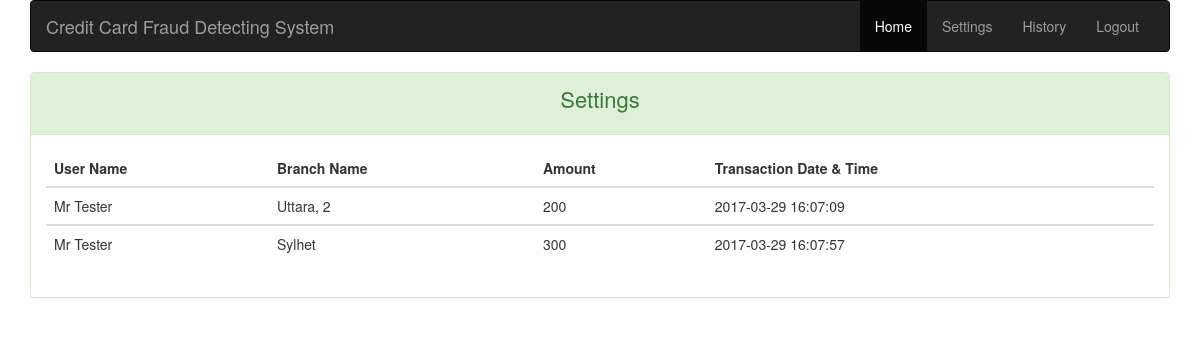
/history.php (signed in), run on an earlier commit of the app's database.
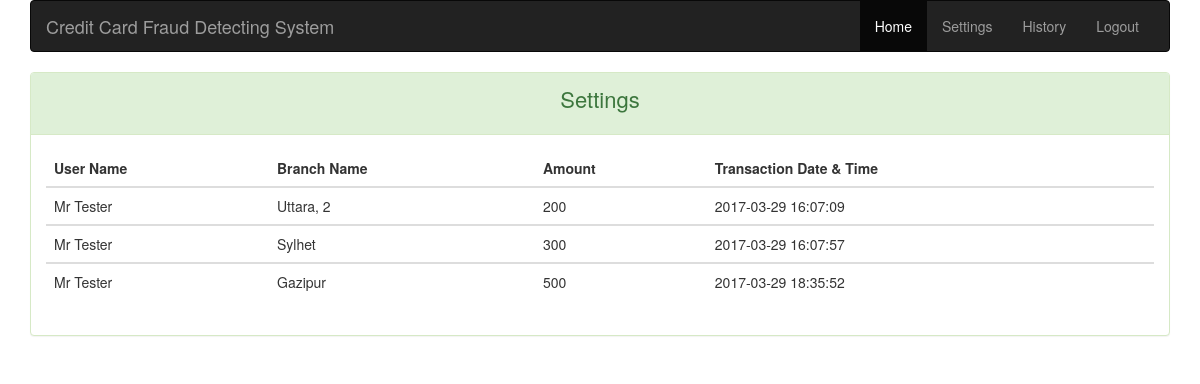
And on a later commit of the database.
### tables this page shows
CREATE TABLE `transaction` (
  `id` int(5) NOT NULL,
  `account_id` int(5) NOT NULL,
  `branch_id` int(5) NOT NULL,
  `amount` int(5) NOT NULL,
  `created_at` timestamp NOT NULL DEFAULT CURRENT_TIMESTAMP
);

CREATE TABLE `users` (
  `id` int(5) NOT NULL,
  `name` varchar(32) NOT NULL,
  `email` varchar(32) NOT NULL,
  `password` varchar(32) NOT NULL,
  `status` int(1) NOT NULL
);

CREATE TABLE `branch` (
  `id` int(5) NOT NULL,
  `name` varchar(32) NOT NULL,
  `location` varchar(64) NOT NULL
);

### history.php (the view, shortened to what this page needs)
<?php
    include 'helper/config.php';
?>
<!DOCTYPE html>
<html>
<head>
	<link rel="stylesheet" type="text/css" href="assets/BS/css/bootstrap.min.css">
	<link rel="stylesheet" type="text/css" href="assets/css/styles.css">
</head>
<body class="container">
    <div class="row">
        <div class="col-sm-12 col-md-12">
            <div class="panel panel-success">
                <div class="panel-heading">
                    <p class="text-22px text-center">Settings</p>
                </div>
                <div class="panel-body">
                    <table class="table">
                        <?php
                            $sql = "SELECT transaction.account_id, transaction.amount, transaction.branch_id, created_at, account.id, account.user_id, users.id, users.name AS user_name, branch.id, branch.name AS branch_name FROM transaction, account, users, branch WHERE transaction.account_id=account.id AND account.user_id=users.id AND branch.id=transaction.branch_id";
                            $transaction_data = $conn->query($sql);
                            echo '
                                <thead>
                                    <tr>
                                        <th>User Name</th>
                                        <th>Branch Name</th>
                                        <th>Amount</th>
                                        <th>Transaction Date & Time</th>
                                    </tr>
                                </thead>
                            ';
                            if($transaction_data->num_rows > 0) {
                                while($row = $transaction_data->fetch_assoc()){
                                    echo '
                                        <tbody>
                                            <tr>
                                                <td>'.$row["user_name"].'</td>
                                                <td>'.$row["branch_name"].'</td>
                                                <td>'.$row["amount"].'</td>
                                                <td>'.$row["created_at"].'</td>
                                            </tr>
                                        </tbody>
                                    ';
                                }
                            }else{
                                echo '<p class="text-center">No data to show</p>';
                            }
                        ?>
                    </table>
                </div>
            </div>
        </div>
    </div>
</body>
</html>

What changed in the data, as far as the page shows it:
added transaction: users.name "Mr Tester", branch.name "Gazipur", amount "500", created_at "2017-03-29 18:35:52"
